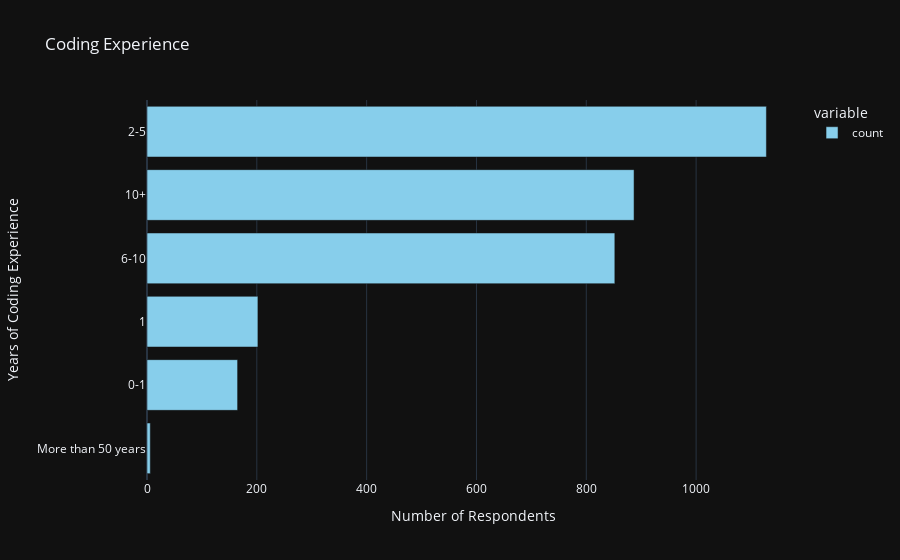

Notebook cell for this chart:
### Markdown cell above
# Professional Experience

We will categorize the years of coding experience into groups to understand the distribution of experience levels among data scientists. This will help us identify the experience levels that are most common in the field.

## Insight:
- Most data scientists have between 2-5 years of coding experience.

### Code cell
import plotly.express as px

def categorize_years_code(years):
    if years == "Less than 1 year":
        return "0-1"
    try:
        years = int(years)
        if years == 1:
            return "1"
        elif 2 <= years <= 5:
            return "2-5"
        elif 6 <= years <= 10:
            return "6-10"
        else:
            return "10+"
    except ValueError:
        return years

df_ai.loc[:, 'YearsCodeGroup'] = df_ai['YearsCodePro'].apply(categorize_years_code)

years_code_counts = df_ai['YearsCodeGroup'].value_counts().sort_values()

fig = px.bar(years_code_counts, 
             orientation='h', 
             title='Coding Experience', 
             labels={'value': 'Number of Respondents', 'index': 'Years of Coding Experience'},
             color_discrete_sequence=['skyblue'])

fig.update_layout(xaxis_title='Number of Respondents', yaxis_title='Years of Coding Experience')

fig.show()

### Figure 1 — Plotly figure (JSON) as saved in the notebook; plotly's stock layout.template omitted (floating-point values rounded to 4 significant figures)
{"data": [{"alignmentgroup": "True", "hovertemplate": "variable=count<br>Number of Respondents=%{x}<br>YearsCodeGroup=%{y}<extra></extra>", "legendgroup": "count", "marker": {"color": "skyblue", "pattern": {"shape": ""}}, "name": "count", "offsetgroup": "count", "orientation": "h", "showlegend": true, "textposition": "auto", "x": [6, 165, 202, 852, 887, 1128], "xaxis": "x", "y": ["More than 50 years", "0-1", "1", "6-10", "10+", "2-5"], "yaxis": "y", "type": "bar"}], "layout": {"xaxis": {"anchor": "y", "domain": [0.0, 1.0], "title": {"text": "Number of Respondents"}}, "yaxis": {"anchor": "x", "domain": [0.0, 1.0], "title": {"text": "Years of Coding Experience"}}, "legend": {"title": {"text": "variable"}, "tracegroupgap": 0}, "title": {"text": "Coding Experience"}, "barmode": "relative"}}
